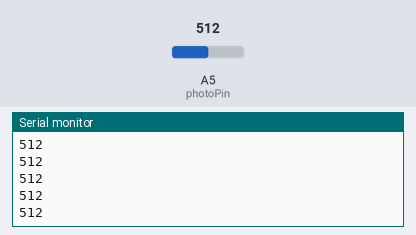
Bench run of a sketch on a simulated Arduino Uno, built with avr-gcc and run on an emulated ATmega328P. On the bench: the last lines printed to the serial monitor. Inputs (shaded band) come from the test bench; at power-on: A5 (photoPin) = 512.

Above: at 1.2 s.
1.3 s: A5 (photoPin) set to 716
At 2.4 s:
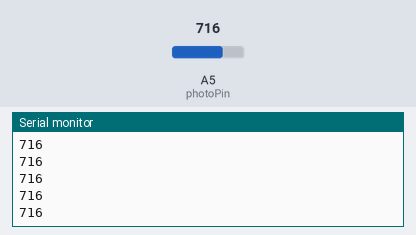
2.8 s: A5 (photoPin) set to 900
At 3.4 s:
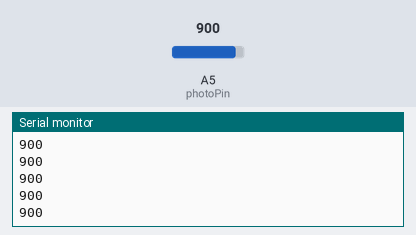
Timing chart, 0 to 5.8 s (numbered marks = the images above; inputs shaded):
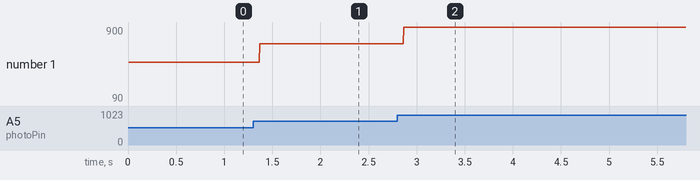

Measured:
- after the input at 1.3 s, the serial monitor: prints a new line after 0.07 s (image 1)
- after the input at 2.8 s, the serial monitor: prints a new line after 0.07 s (image 2)
- plotted number 1: 512 → 716 after the input at 1.3 s, 716 → 90 after the input at 2.8 s

The sketch:

SimplePhotoResistor.ino
```cpp
int photoPin = A5;
int photoRead;

void setup() {
  // put your setup code here, to run once:
   pinMode(photoPin, INPUT);

   Serial.begin(9600);
   Serial.println("Ready");
}

void loop() {
  // put your main code here, to run repeatedly:
  photoRead = analogRead(photoPin);
  Serial.println(photoRead);
}
```
